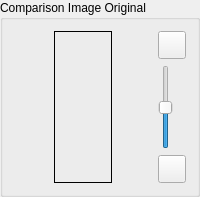
             <widget class="QGroupBox" name="groupBox_imgDest">
              <property name="title">
               <string>Comparison Image Original</string>
              </property>
              <layout class="QGridLayout" name="gridLayout_13">
               <item row="0" column="0">
                <layout class="QGridLayout" name="gridLayout_10">
                 <item row="1" column="3">
                  <spacer name="horizontalSpacer_17">
                   <property name="orientation">
                    <enum>Qt::Horizontal</enum>
                   </property>
                   <property name="sizeHint" stdset="0">
                    <size>
                     <width>40</width>
                     <height>20</height>
                    </size>
                   </property>
                  </spacer>
                 </item>
                 <item row="1" column="4">
                  <widget class="QSlider" name="verticalSlider_TR">
                   <property name="minimum">
                    <number>-99</number>
                   </property>
                   <property name="sliderPosition">
                    <number>0</number>
                   </property>
                   <property name="orientation">
                    <enum>Qt::Vertical</enum>
                   </property>
                  </widget>
                 </item>
                 <item row="2" column="4">
                  <widget class="QPushButton" name="pushButton_14">
                   <property name="minimumSize">
                    <size>
                     <width>28</width>
                     <height>28</height>
                    </size>
                   </property>
                   <property name="maximumSize">
                    <size>
                     <width>28</width>
                     <height>28</height>
                    </size>
                   </property>
                   <property name="text">
                    <string/>
                   </property>
                   <property name="icon">
                    <iconset>
                     <normalon>:/new/prefix1/Resources/qt resources/zoom(1).svg</normalon>
                    </iconset>
                   </property>
                   <property name="iconSize">
                    <size>
                     <width>24</width>
                     <height>24</height>
                    </size>
                   </property>
                  </widget>
                 </item>
                 <item row="0" column="4">
                  <widget class="QPushButton" name="pushButton_13">
                   <property name="minimumSize">
                    <size>
                     <width>28</width>
                     <height>28</height>
                    </size>
                   </property>
                   <property name="maximumSize">
                    <size>
                     <width>28</width>
                     <height>28</height>
                    </size>
                   </property>
                   <property name="text">
                    <string/>
                   </property>
                   <property name="icon">
                    <iconset>
                     <normalon>:/new/prefix1/Resources/qt resources/zoom.svg</normalon>
                    </iconset>
                   </property>
                   <property name="iconSize">
                    <size>
                     <width>24</width>
                     <height>24</height>
                    </size>
                   </property>
                  </widget>
                 </item>
                 <item row="1" column="0">
                  <spacer name="horizontalSpacer_18">
                   <property name="orientation">
                    <enum>Qt::Horizontal</enum>
                   </property>
                   <property name="sizeHint" stdset="0">
                    <size>
                     <width>40</width>
                     <height>20</height>
                    </size>
                   </property>
                  </spacer>
                 </item>
                 <item row="0" column="1" rowspan="3" colspan="2">
                  <widget class="QLabel" name="label_imgDestBig">
                   <property name="sizePolicy">
                    <sizepolicy hsizetype="Expanding" vsizetype="Expanding">
                     <horstretch>1</horstretch>
                     <verstretch>1</verstretch>
                    </sizepolicy>
                   </property>
                   <property name="frameShape">
                    <enum>QFrame::Panel</enum>
                   </property>
                   <property name="text">
                    <string/>
                   </property>
                  </widget>
                 </item>
                </layout>
               </item>
              </layout>
             </widget>
